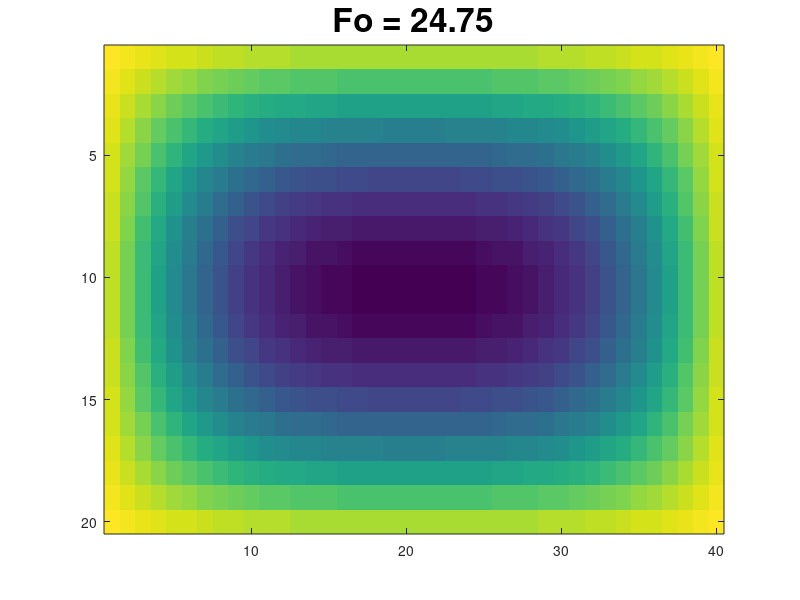

The MATLAB script that drew this image:
% Transport Project
% 23 March 2015
% Max Payson, Lori Kaufman, Sam Faucher, Molly Wolf

% Function: set_location()
% This function creates a matrix loc that indicates a category for each point
% in the matrix that indicates which edges that point borders.
% Inputs: width (w), length (l), and number of points (n) in matrix
% Outputs: location matrix (loc) defining a type for each matrix point:
% 	loc=0 interior; loc=1 top-left; loc=2 top; loc=3 top-right; loc=4 right 
% 	loc=5 bottom-right; loc=6 bottom; loc=7 bottom-left; loc=8 left.

function [] = main_func()
    % Define width, length, number of time steps, and 
    % Fourier number Fo (dimensionless time) per step
    l = 20;
    w = 40;
    steps = 100;
    Fo = 0.25;

    % Define the heat flow boundary conditions (q=0 represents no heat flow)
    % q(1) = top, q(2) = right, q(3) = bottom, q(4) = left
    q = [0,0,0,0];

    n=w*l; % Total number of matrix points
    T = zeros(steps,n);  % Initialize temperature matrix
    % T(1,:) = 0.5  % Specify initial conditions for temperature matrix

    % Initialize loc matrix specifying category of point
    loc = set_location(w,n);    

    % Initialize MAT, the coefficient matrix, and C, the constant matrix
    MAT = zeros(n,n);
    C = zeros(n,1);  

    for j = 1:steps-1  % Step through time
        for i = 1:n  % Step through the temperature matrix
            if loc(i)==0  % Interior node
                MAT(i,:) = interior_step(w, n, i, Fo); % Add row to MAT
                C(i,1) = T(j,i);
            elseif mod(loc(i), 2) == 0 % Edge node (even number in loc)
                MAT(i,:) = edge_step(w, n, i, Fo, loc(i));
                if q(loc(i)/2) == 0 % No heat flow through this edge
                    C(i,1) = T(j,i) + Fo;
                else % There is heat flow through this edge
                    C(i,1) = T(j,i) + .05*T(j,i); % Increase .05 per time step 
                end
            else % Corner node
                MAT(i,:) = corner_step(w, n, i, Fo, loc(i));
                C(i,1) = corner_stepConst(loc(i), Fo, q, T(j,i));
            end
        end

        temp = MAT\C;  % Calculate temperature at next time step
        T(j+1,:) = temp(:);  % Store calculated temperature in T matrix
    end

    % Reformat 2D T matrix to 3D temperature matrix displayT

    displayT = zeros(l,w,steps);
    for k=1:steps % Step through time
        for r=1:l % Step through rows
            displayT(r,:,k) = T(k,r*w-w+1:r*w);
        end
    end

    % Plot displayT over time

    for m = 1:steps
        imagesc(displayT(:,:,m));
        tau = (m-1)*Fo;
        tau = num2str(tau);
        text = ['Fo = ' tau];
        title(text,'fontsize',24);
        pause(.1)
    end
end

function[loc] = set_location(w, n)
    loc = zeros(n);
    loc(1) = 1; % Top-left point
    loc(n) = 5; % Bottom-right point
    loc(w) = 3; % Top-right point
    loc(n-w+1) = 7; % Bottom-left point
    loc(2:w-1) = 2; % Top points
    loc(n-w+2:n-1) = 6; % Bottom points
    loc(w+1:w:n-2*w+1) = 8; % Left points
    loc(2*w:w:n-w) = 4; % Right points
end

% Function: interior_step()
% This function creates a row to be added to the temperature coefficient matrix 
% corresponding to an interior node.
% Inputs: width (w), # of points (n), location in matrix (i), Fourier number (Fo)
% Outputs: row to be added to temperature coefficient matrix (new_row)

function[new_row] = interior_step(w, n, i, Fo)
    new_row = zeros(1,n);
    new_row(i) = 1 + 4*Fo;
    new_row(i-1) = -Fo;
    new_row(i+1) = -Fo;
    new_row(i-w) = -Fo;
    new_row(i+w) = -Fo;
end

% Function: edge_step()
% This function creates a row to be added to the temperature coefficient matrix
% corresponding to an edge node.
% Inputs: width (w), # of points (n), location in matrix (i), Fourier number (Fo),
% location matrix value representing the edges bordered (pos)
% Outputs: row to be added to temperature coefficient matrix (new_row)

function[new_row] = edge_step(w, n, i, Fo, pos)
    new_row = zeros(1,n); % Initialize new row
    new_row(i) = 1 + 4*Fo; % Coefficient for given node i

    if pos == 2 % If top edge, don't include non-existent top node
        new_row(i-1) = -Fo;
        new_row(i+1) = -Fo;
        new_row(i+w) = -Fo;
    elseif pos == 4 % If right edge, don't include non-existent right node
        new_row(i-1) = -Fo;
        new_row(i-w) = -Fo;
        new_row(i+w) = -Fo;
    elseif pos == 6 % If bottom edge, don't include non-existent bottom node
        new_row(i-1) = -Fo;
        new_row(i+1) = -Fo;
        new_row(i-w) = -Fo;
    elseif pos == 8 % If left edge, don't include non-existent left node
        new_row(i+1) = -Fo;
        new_row(i-w) = -Fo;
        new_row(i+w) = -Fo;
    end
end

% Function: corner_step()
% This function creates a row to be added to the temperature coefficient matrix
% corresponding to a corner node.
% Inputs: width (w), # of points (n), location in matrix (i), Fourier number (Fo),
% location matrix value representing the edges bordered (pos)
% Outputs: row to be added to temperature coefficient matrix (new_row)

function[new_row] = corner_step(w, n, i, Fo, pos)
    new_row = zeros(1,n);
    new_row(i) = 1 + 4*Fo;
    
    if pos == 1 % Top-left
        new_row(i+1) = -Fo;
        new_row(i+w) = -Fo;
    elseif pos == 3 % Top-right
        new_row(i-1) = -Fo;
        new_row(i+w) = -Fo;
    elseif pos == 5 % Bottom-right
        new_row(i-1) = -Fo;
        new_row(i-w) = -Fo;
    elseif pos == 7 % Bottom-left
        new_row(i+1) = -Fo;
        new_row(i-w) = -Fo;
    end
end

% Function: corner_stepConst()
% This function finds the relevant constant for the constant vector C
% corresponding to a corner node. The three possible conditions are: 
% 	(1) heat flow from both sides, (2) constant temperature at both sides,
% 	and (3) heat flow from one side and constant temperature at the other.
% Inputs: location matrix value representing the edges bordered (corner),
% Fourier number (Fo), heat flow matrix (q), current temperature matrix (temp)
% Outputs: constant matrix (const)

function[const] = corner_stepConst(corner, Fo, q, temp)
    % Determine whether there is heat flow at each edge for the corner
    if corner == 1 % Top-left
        q1 = q(1); % Top
        q2 = q(4); % Left
    elseif corner == 3 % Top-right
        q1 = q(1); % Top
        q2 = q(2); % Right
    elseif corner == 5 % Bottom-right
        q1 = q(2); % Right
        q2 = q(3); % Bottom
    elseif corner == 7 % Bottom-left
        q1 = q(3); % Bottom
        q2 = q(4); % Left
    end

    if q1 == 0 && q2 == 0 % (1) Constant temperature on both sides
        const = temp + 2*Fo;
    elseif q1 ~= 0 && q2 ~= 0 % (2) Heat flow on both sides
        const = temp + 2*.05*temp;
    else % (3) Heat flow on one side and constant temperature on the other
        const = temp + Fo + .05*temp;
    end
end